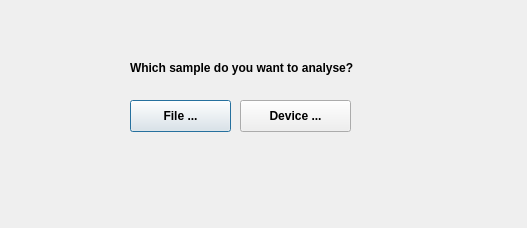
<?xml version="1.0" encoding="UTF-8"?>
<ui version="4.0">
 <class>startDialog</class>
 <widget class="QDialog" name="startDialog">
  <property name="geometry">
   <rect>
    <x>0</x>
    <y>0</y>
    <width>527</width>
    <height>228</height>
   </rect>
  </property>
  <property name="minimumSize">
   <size>
    <width>527</width>
    <height>228</height>
   </size>
  </property>
  <property name="maximumSize">
   <size>
    <width>527</width>
    <height>228</height>
   </size>
  </property>
  <property name="font">
   <font>
    <weight>75</weight>
    <bold>true</bold>
   </font>
  </property>
  <property name="windowTitle">
   <string>Choose Sample for Analysis</string>
  </property>
  <widget class="QLabel" name="label">
   <property name="geometry">
    <rect>
     <x>130</x>
     <y>60</y>
     <width>271</width>
     <height>16</height>
    </rect>
   </property>
   <property name="font">
    <font>
     <strikeout>false</strikeout>
    </font>
   </property>
   <property name="text">
    <string>Which sample do you want to analyse?</string>
   </property>
  </widget>
  <widget class="QPushButton" name="loadFileBtn">
   <property name="geometry">
    <rect>
     <x>130</x>
     <y>100</y>
     <width>101</width>
     <height>32</height>
    </rect>
   </property>
   <property name="text">
    <string>File ...</string>
   </property>
  </widget>
  <widget class="QPushButton" name="loadDeviceBtn">
   <property name="geometry">
    <rect>
     <x>240</x>
     <y>100</y>
     <width>111</width>
     <height>32</height>
    </rect>
   </property>
   <property name="text">
    <string>Device ...</string>
   </property>
  </widget>
 </widget>
 <resources/>
 <connections/>
</ui>
